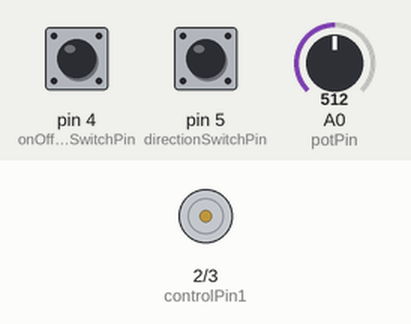
This sketch was run on a simulated Arduino Uno, built with avr-gcc and run on an emulated ATmega328P. Parts: motor-driver pin pairs drawn as motors (green arrow = first pin HIGH = forward, orange = second pin HIGH = backward, longer = more drive, scaled by the enable pin). Inputs (shaded band) come from the test bench; at power-on: pin 4 (onOffSwitchStateSwitchPin) LOW, A0 (potPin) = 512, pin 5 (directionSwitchPin) LOW.

Above: at 1.2 s.
1.3 s: pin 4 (onOffSwitchStateSwitchPin) pulled HIGH for 0.15 s
At 2.4 s:
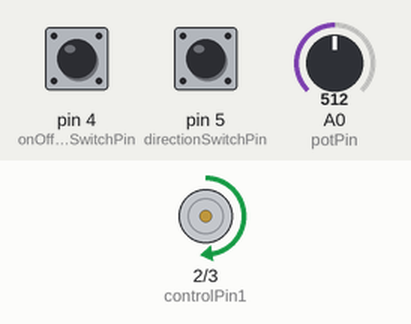
2.9 s: A0 (potPin) set to 716
At 3.6 s:
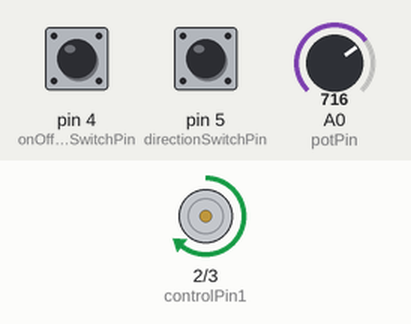
4.4 s: pin 5 (directionSwitchPin) pulled HIGH for 0.15 s
At 4.7 s:
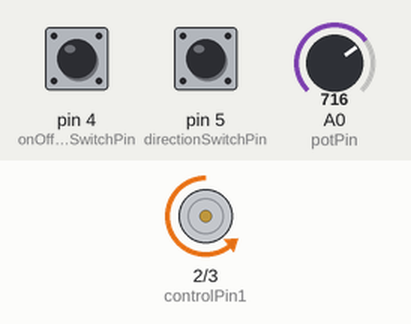
6.0 s: A0 (potPin) set to 900
At 7.1 s:
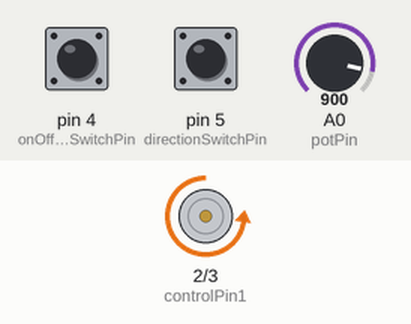
7.5 s: pin 4 (onOffSwitchStateSwitchPin) pulled HIGH for 1 s
At 8.4 s:
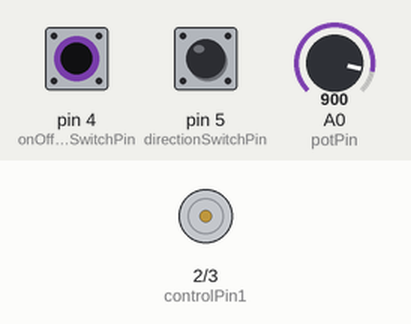
10.0 s: pin 4 (onOffSwitchStateSwitchPin) pulled HIGH for 3.2 s
At 10.3 s:
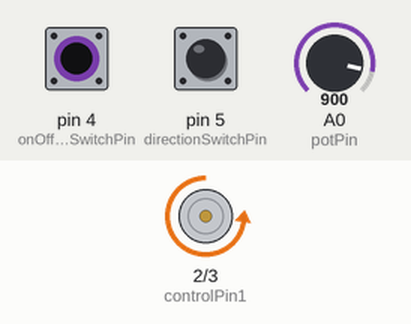
Timing chart, 0 to 13.0 s (numbered marks = the images above; inputs shaded):
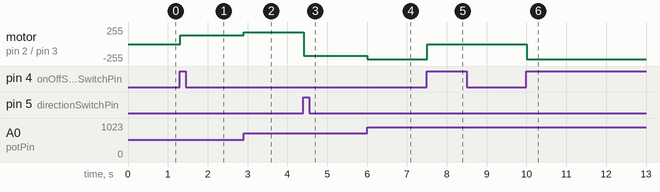

Measured:
- after the input at 1.3 s, motor on pin 2 (controlPin1) / pin 3 (controlPin2): stopped → forward 128/255 at once
- after the input at 2.9 s, motor on pin 2 (controlPin1) / pin 3 (controlPin2): forward 128/255 → forward 179/255 at once
- after the input at 4.4 s, motor on pin 2 (controlPin1) / pin 3 (controlPin2): forward 179/255 → backward 179/255 at once
- after the input at 6.0 s, motor on pin 2 (controlPin1) / pin 3 (controlPin2): backward 179/255 → backward 225/255 at once
- after the input at 7.5 s, motor on pin 2 (controlPin1) / pin 3 (controlPin2): backward 225/255 → stopped at once
- after the input at 10.0 s, motor on pin 2 (controlPin1) / pin 3 (controlPin2): stopped → backward 225/255 at once

The sketch:

Progetto10.ino
```cpp
const int controlPin1 = 2;
const int controlPin2 = 3;
const int enablePin = 9;
const int directionSwitchPin = 5;
const int onOffSwitchStateSwitchPin = 4;
const int potPin = A0;

int onOffSwitchState = 0;
int previousOnOffSwitchState = 0;
int directionSwitchState = 0;
int previousDirectionSwitchState = 0;

bool motorEnabled = 0;
int motorSpeed = 0;
bool motorDirection = 1;

void setup() {
  // put your setup code here, to run once:
  pinMode(directionSwitchPin, INPUT);
  pinMode(onOffSwitchStateSwitchPin, INPUT);
  pinMode(controlPin1, OUTPUT);
  pinMode(controlPin2, OUTPUT);
  pinMode(enablePin, OUTPUT);

  digitalWrite(enablePin, LOW);
}

void loop() {
  // put your main code here, to run repeatedly:
  onOffSwitchState = digitalRead(onOffSwitchStateSwitchPin);
  delay(5);
  directionSwitchState = digitalRead(directionSwitchPin);
  motorSpeed = analogRead(potPin)/4; //uguale a fare int outputpwm = map(valPot,0,1023,50,255);

  if ((onOffSwitchState != previousOnOffSwitchState) && (onOffSwitchState == HIGH))
  {
    motorEnabled = !motorEnabled;
  }

  if ((directionSwitchState != previousDirectionSwitchState) && (directionSwitchState == HIGH))
  {
    motorDirection = !motorDirection;
  }

  if (motorDirection == true)
  {
    digitalWrite(controlPin1, HIGH);
    digitalWrite(controlPin2, LOW);
  }
  else
  {
    digitalWrite(controlPin1, LOW);
    digitalWrite(controlPin2, HIGH);
  }

  if (motorEnabled == true)
  {
    analogWrite(enablePin, motorSpeed);
  }
  else
  {
    analogWrite(enablePin,0);
  }

  previousOnOffSwitchState = onOffSwitchState;
  previousDirectionSwitchState = directionSwitchState;
}
```
